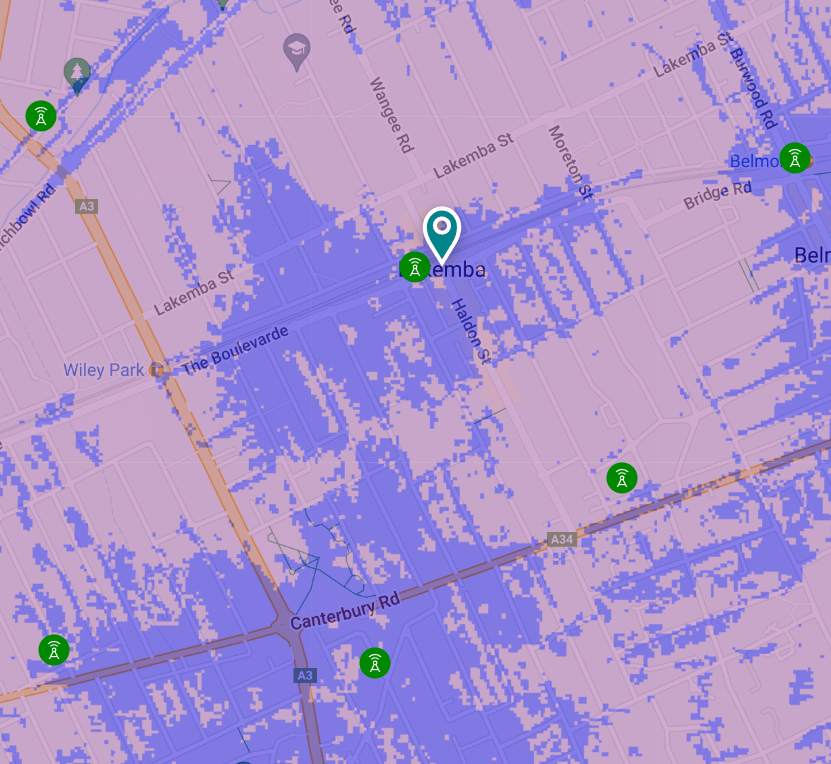
#> input picture Lakemba.png, 831 x 764 px, found by its file name
$ jupyter execute LoadModel_v1.1.ipynb
#> lines starting #> are read from the running program, lines starting #| are printed output that depends on the picture; after the words box and inside, x2 and y2 are one past the last pixel; in counts of white or black regions, pixels touching at a corner belong together
[cell 1]
import cv2
import numpy as np
import matplotlib.pyplot as plt

# Convert hex colors to RGB
def hex_to_rgb(hex_color):
    hex_color = hex_color.lstrip('#')
    return tuple(int(hex_color[i:i+2], 16) for i in (0, 2, 4))

# Define the color range for '5G Outdoors'
lower_color = hex_to_rgb('8079E4')  # Lower bound of '5G Outdoors'
upper_color = hex_to_rgb('877FE9')  # Upper bound of '5G Outdoors'

# Load the heatmap image
heatmap_image = cv2.imread('lakemba.png') # Lakemba is a residential area
#> heatmap_image is the input picture: shape (764, 831, 3); mean B, G, R 206.7, 149.2, 173
heatmap_image = cv2.cvtColor(heatmap_image, cv2.COLOR_BGR2RGB)

# Create a mask for the '5G Outdoors' color range
lower = np.array(lower_color, dtype="uint8")
upper = np.array(upper_color, dtype="uint8")
mask = cv2.inRange(heatmap_image, lower, upper)
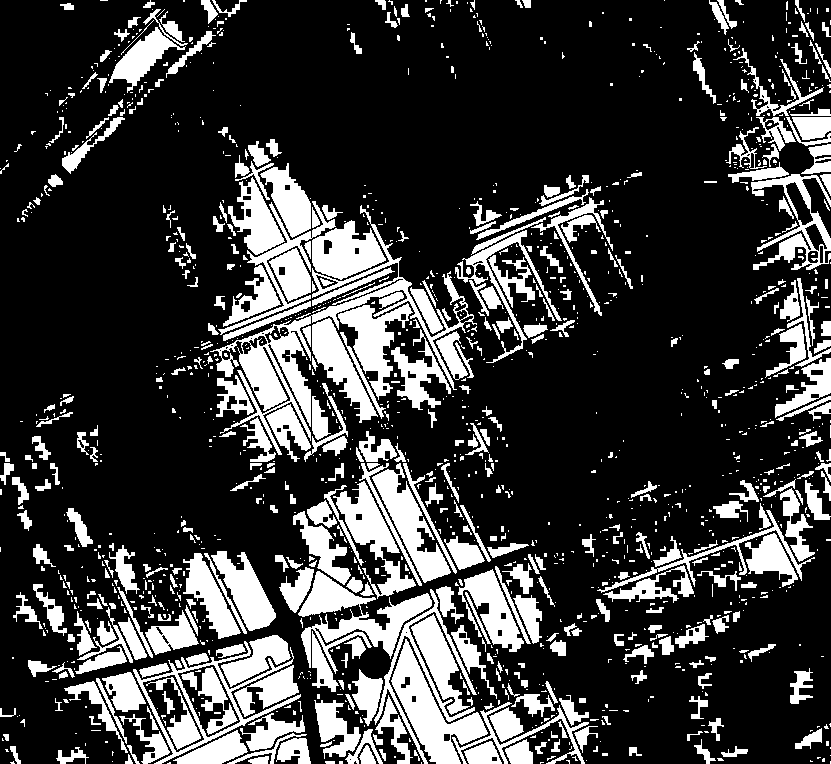
#> mask: shape (764, 831); 22.9% white; 1529 white regions (1063 under 20 px), largest, box (x1, y1, x2, y2) and area: (210, 205, 477, 455) 7766, (298, 571, 432, 674) 4448, (391, 639, 488, 764) 4154

# Count the number of pixels that match the '5G Outdoors' color range
aggregation_count = cv2.countNonZero(mask)
#> aggregation_count = 145172

# Normalize aggregation levels to calculate lambda_beta_k_t
total_pixels = heatmap_image.shape[0] * heatmap_image.shape[1]
#> total_pixels = 634884
lambda_beta_k_t = (aggregation_count / total_pixels) * 100  # Scale to a typical value
#> lambda_beta_k_t = 22.87

print(f"Lambda_beta_k_t value based on the '5G Outdoors' heatmap region: {lambda_beta_k_t:.2f}")
#| Lambda_beta_k_t value based on the '5G Outdoors' heatmap region: 22.87

# Constants (Example values, replace with actual data)
Nk = 10  # Number of 5G BSs in the area
Tdd_max = 1000  # Maximum downlink data rate [Mbps]
Rds_max = 500  # Maximum signaling REs [RE/s]
Pmax_AAU = 5  # Maximum power consumption of AAU [kW]
Pb_AAU = 2  # Baseline power consumption of AAU [kW]
Pb_BBU = 1  # Baseline power consumption of BBU [kW]
Pac_pe = 0.5  # Power consumption of air conditioning and power equipment per BS [kW]
ARE = 1  # Average amount of downlink data carried per RE [Mbps/RE]
Nm = 1000  # Number of Monte Carlo samples

# Correct use_state based on Figure 8(c)
use_state = ['normal'] * 24
for i in list(range(0, 6)) + list(range(11, 15)) + list(range(17, 24)):
    use_state[i] = 'heavy'

# Use percentages instead of fixed numbers for expected activated terminals
expected_activated_terminals_percentage = {
    'normal': 0.25,  # 25% for normal state
    'heavy': 1.00    # 100% for heavy state
}

# Monte Carlo Simulation
hours = np.arange(0, 24)
P_S_total_k = np.zeros_like(hours, dtype=float)

for t in hours:
    # Determine the percentage of activated terminals for the current hour
    percentage = expected_activated_terminals_percentage[use_state[t]]

    # Step 1: Generate hourly activated terminals based on Poisson distribution
    beta_k_t_samples = np.random.poisson(lambda_beta_k_t * percentage, Nm)

    # Initialize accumulators for Monte Carlo simulation
    Tdd_k_t_sum = 0
    Rds_k_t_sum = 0

    for beta_k_t in beta_k_t_samples:
        # Step 2: Calculate total downlink data rate and signaling REs for each sample
        Tdd_k_t = min(Nk * Tdd_max, beta_k_t * ARE)
        Rds_k_t = min(Nk * Rds_max, Tdd_k_t / ARE)

        # Accumulate values
        Tdd_k_t_sum += Tdd_k_t
        Rds_k_t_sum += Rds_k_t

    # Average the accumulated values over all Monte Carlo samples
    Tdd_k_t_avg = Tdd_k_t_sum / Nm
    Rds_k_t_avg = Rds_k_t_sum / Nm

    # Step 3: Calculate incremental power consumption of AAU
    Pidd_AAU_k_t = Nk * (Pmax_AAU - Pb_AAU) / Tdd_max * (Tdd_k_t_avg / Nk)
    Pids_AAU_k_t = Nk * (Pmax_AAU - Pb_AAU) / Rds_max * (Rds_k_t_avg / Nk)

    # Step 4: Calculate total power consumption for AAU
    Pi_AAU_k_t = Pidd_AAU_k_t + Pids_AAU_k_t

    # Step 5: Calculate total power consumption of 5G BS in area k
    Pwe_k_t = Pi_AAU_k_t + Nk * Pb_AAU + Nk * Pb_BBU

    # Step 6: Calculate final total power consumption including air conditioning and power equipment
    P_S_total_k[t] = Pwe_k_t + Nk * Pac_pe
#> after the loop, P_S_total_k = 24 values, max 35.21 at index 22, min 35.05 at index 7, mean 35.16

# Output the total power consumption per hour with standard formatting
for t, P in zip(hours, P_S_total_k):
    print(f"Hour {t}: Total Power Consumption = {P:.2f} kW")
#> this loop made 24 passes
#> P on passes 1 to 12: 35.21, 35.2, 35.21, 35.21, 35.21, 35.2, 35.05, 35.05, 35.05, 35.05, 35.05, 35.21
#| Hour 0: Total Power Consumption = 35.21 kW
#| Hour 1: Total Power Consumption = 35.20 kW
#| Hour 2: Total Power Consumption = 35.21 kW
#| Hour 3: Total Power Consumption = 35.21 kW
#| Hour 4: Total Power Consumption = 35.21 kW
#| Hour 5: Total Power Consumption = 35.20 kW
#| Hour 6: Total Power Consumption = 35.05 kW
#| Hour 7: Total Power Consumption = 35.05 kW
#> (further printed lines are left out)

# Plotting with formatted y-axis labels and comparison
plt.plot(hours, P_S_total_k, marker='o', label='Simulated Power Consumption')
plt.title("Total Power Consumption of 5G BSs Over 24 Hours")
plt.xlabel("Hour of the Day")
plt.ylabel("Total Power Consumption (kW)")
plt.grid(True)

# Adjust the y-axis to avoid scientific notation
plt.ticklabel_format(style='plain', axis='y')
plt.legend()
plt.show()
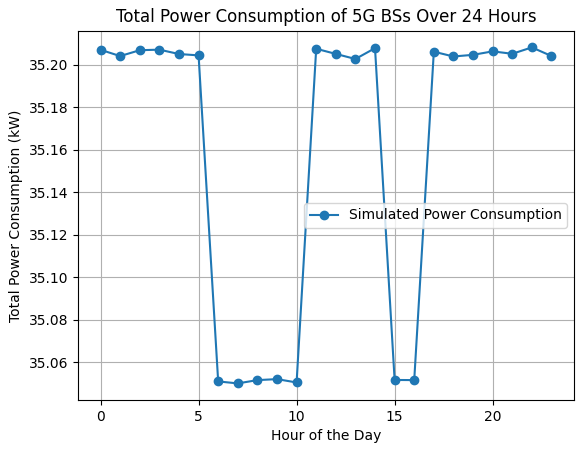
#> figure drawn by matplotlib, 1 panel; curve peaks at x = 22, y = 35.21

[cell 2]
import numpy as np
import pandas as pd
import matplotlib.pyplot as plt

# Step 1: Define the required data
# Activated terminals data for residential, shopping, and office areas
activated_terminals = {
    "time": np.arange(1, 25),
    "residential": [470, 240, 200, 100, 50, 500, 1250, 2100, 3000, 2450, 2200, 2600, 2350, 2150, 1800, 2400, 2450, 2250, 2450, 2275, 2800, 2250, 1850, 1500],
    "shopping": [100, 50, 100, 100, 50, 50, 125, 500, 1850, 2400, 2100, 2370, 2850, 2700, 2750, 2775, 2800, 2820, 3200, 3500, 2600, 1800, 1600, 800],
    "office": [50, 50, 50, 50, 50, 50, 470, 900, 2720, 2650, 2700, 2400, 2200, 2000, 2200, 2100, 2150, 2050, 2450, 1500, 1000, 500, 250, 50]
}

# Normal/Heavy use state for residential, shopping, and office areas
use_state = {
    "time": np.arange(1, 25),
    "residential": ['h', 'h', 'h', 'h', 'h', 'h', 'n', 'n', 'n', 'n', 'h', 'h', 'h', 'h', 'n', 'n', 'h', 'h', 'h', 'h', 'h', 'h', 'h', 'h'],
    "shopping": ['n', 'n', 'n', 'n', 'n', 'n', 'h', 'h', 'n', 'n', 'n', 'h', 'h', 'h', 'n', 'n', 'h', 'h', 'h', 'h', 'h', 'n', 'n', 'n'],
    "office": ['n', 'n', 'n', 'n', 'n', 'n', 'h', 'h', 'n', 'n', 'n', 'h', 'h', 'n', 'n', 'n', 'n', 'h', 'h', 'n', 'n', 'n', 'n', 'n']
}

# Define bandwidth requirements for different services
bandwidth_requirements = {
    "non_video": 1,
    "video_8k": 60,
    "ar_vr_2d_12k": 100,
    "ar_vr_3d_8k": 135
}

# Define power consumption parameters for AAU, BBU, air conditioning, etc.
power_params = {
    "P_max_AAU": 1.5,    # kW
    "P_base_AAU": 0.5,   # kW
    "P_base_BBU": 0.3,   # kW
    "P_ac_pe": 0.1       # kW
}

# Step 2: Convert the data into DataFrames for easier processing
df_terminals = pd.DataFrame(activated_terminals)
df_use_state = pd.DataFrame(use_state)

# Step 3: Define functions to simulate terminal activations and data usage based on distributions

# Simulate the number of activated terminals using Poisson distribution
def simulate_activated_terminals(expected_value, num_samples=1000):
    return np.random.poisson(lam=expected_value, size=num_samples)

# Simulate data usage based on exponential distribution for normal and heavy states
def data_usage_model(use_state, heavy_mean, normal_mean, num_samples=1000):
    if use_state == 'h':
        return np.random.exponential(scale=heavy_mean, size=num_samples)
    else:
        return np.random.exponential(scale=normal_mean, size=num_samples)

# Step 4: Define Monte Carlo sampling functions to generate data

def monte_carlo_sampling_activated_terminals(area, num_samples=1000):
    """
    Perform Monte Carlo sampling for hourly activated terminals.
    Returns the simulated terminal activations for each hour.
    """
#> called with area = 'residential', num_samples = 1000
    simulated_terminals = {}
    for hour in df_terminals['time']:
        expected_terminals = df_terminals[area].iloc[hour - 1]  # Get expected value for the hour
        simulated_terminals[hour] = simulate_activated_terminals(expected_terminals, num_samples)
    return simulated_terminals

def monte_carlo_sampling_data_usage(area, num_samples=1000):
    """
    Perform Monte Carlo sampling for hourly data usage per terminal.
    Returns the simulated data usage for each hour.
    """
#> called with area = 'residential', num_samples = 1000
    simulated_data_usage = {}
    for hour in df_use_state['time']:
        current_state = df_use_state[area].iloc[hour - 1]  # Get the use state (h/n)
        # Example: heavy use mean = 100 MB, normal use mean = 10 MB (adjust as needed)
        simulated_data_usage[hour] = data_usage_model(
            current_state, heavy_mean=100, normal_mean=10, num_samples=num_samples
        )
    return simulated_data_usage

# Step 5: Calculate total data usage for each area at each hour

def calculate_total_data_usage(area, num_samples=1000):
    """
    Calculate total data usage for the area by combining activated terminals
    and data usage per terminal.
    """
    activated_terminals = monte_carlo_sampling_activated_terminals(area, num_samples)
    data_usage = monte_carlo_sampling_data_usage(area, num_samples)

    total_data_usage = {}

    for hour in range(1, 25):  # Loop through each hour
        # Total data usage is the sum of usage for all activated terminals
        total_data_usage[hour] = np.sum(
            activated_terminals[hour] * data_usage[hour]
        )

    return total_data_usage

# Step 6: Calculate power consumption based on data usage and power model

def calculate_power_consumption(area, num_samples=1000):
    """
    Calculate the total power consumption for the area based on data usage and the power model.
    """
    total_data_usage = calculate_total_data_usage(area, num_samples)

    total_power_consumption = {}

    for hour in range(1, 25):
        # Calculate incremental power consumption
        T_dd = total_data_usage[hour] / 3600  # Convert MB to MBps
        P_i_AAU = (power_params["P_max_AAU"] - power_params["P_base_AAU"]) * T_dd / 100  # Scale factor for AAU

        # Total power consumption (P_total = P_i_AAU + baseline power + air conditioning)
        total_power_consumption[hour] = (
            P_i_AAU + power_params["P_base_AAU"] + power_params["P_base_BBU"] + power_params["P_ac_pe"]
        )

    return total_power_consumption

# Step 7: Run the model for a specific area and calculate the total power consumption

def run_power_consumption_model(area, num_samples=1000):
    total_power = calculate_power_consumption(area, num_samples)

    # Convert the power consumption to a DataFrame for easier analysis and plotting
    df_power = pd.DataFrame({
        "Hour": np.arange(1, 25),
        "Power Consumption (kW)": [total_power[hour] for hour in range(1, 25)]
    })

    # Plot the power consumption for visualization
    plt.figure(figsize=(10, 6))
    plt.plot(df_power["Hour"], df_power["Power Consumption (kW)"], marker='o', label=f'{area.capitalize()} Area')
    plt.title(f"Power Consumption for {area.capitalize()} Area")
    plt.xlabel("Hour of the Day")
    plt.ylabel("Power Consumption (kW)")
    plt.grid(True)
    plt.legend()
    plt.show()
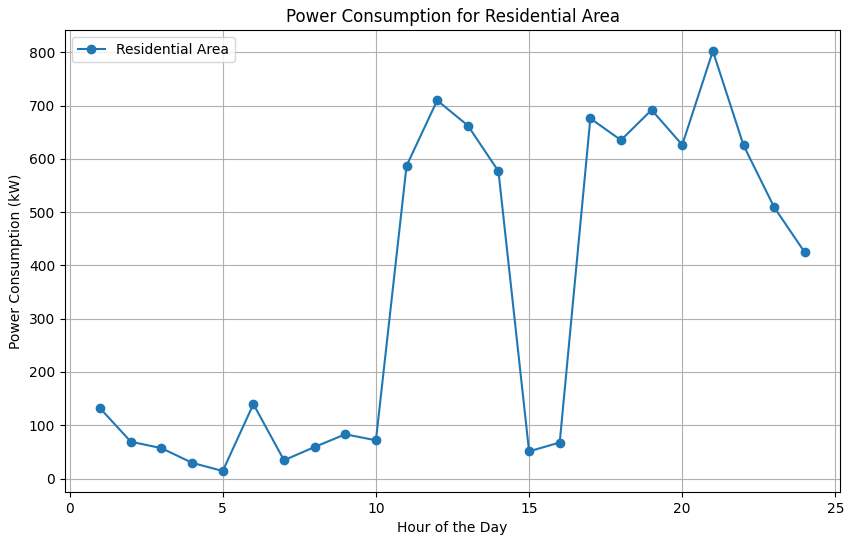
#> figure drawn by matplotlib, 1 panel; curve peaks at x = 21, y = 802.5

    return df_power

# Example: Running the model for the residential area
df_residential_power = run_power_consumption_model('residential', num_samples=1000)

[cell 3]
# Example: Running the model for the residential area
df_residential_power = run_power_consumption_model('shopping', num_samples=1000)
#> call 2 of run_power_consumption_model, with area = 'shopping', num_samples = 1000
#> in run_power_consumption_model (call 2), `plt.show()`:
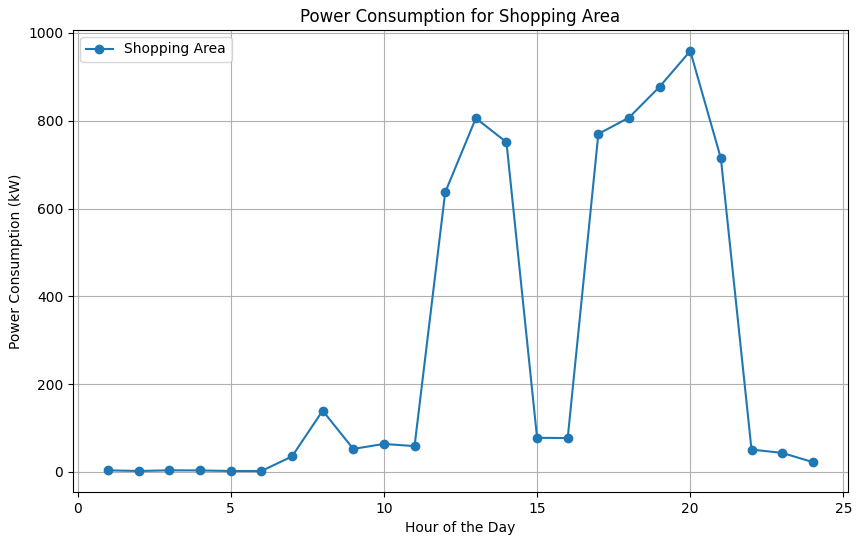
#> figure drawn by matplotlib, 1 panel; curve peaks at x = 20, y = 958.7

[cell 4]
# Example: Running the model for the residential area
df_residential_power = run_power_consumption_model('office', num_samples=1000)
#> call 3 of run_power_consumption_model, with area = 'office', num_samples = 1000
#> in run_power_consumption_model (call 3), `plt.show()`:
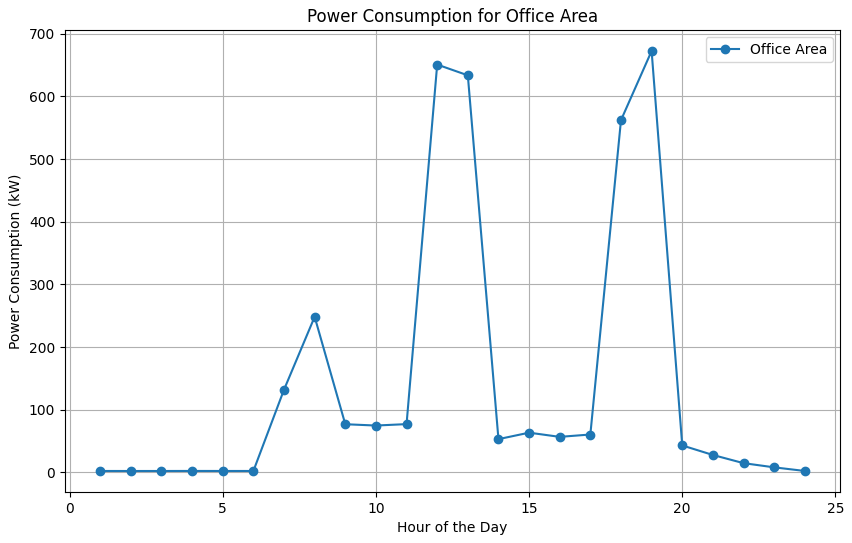
#> figure drawn by matplotlib, 1 panel; curve peaks at x = 19, y = 672.6
